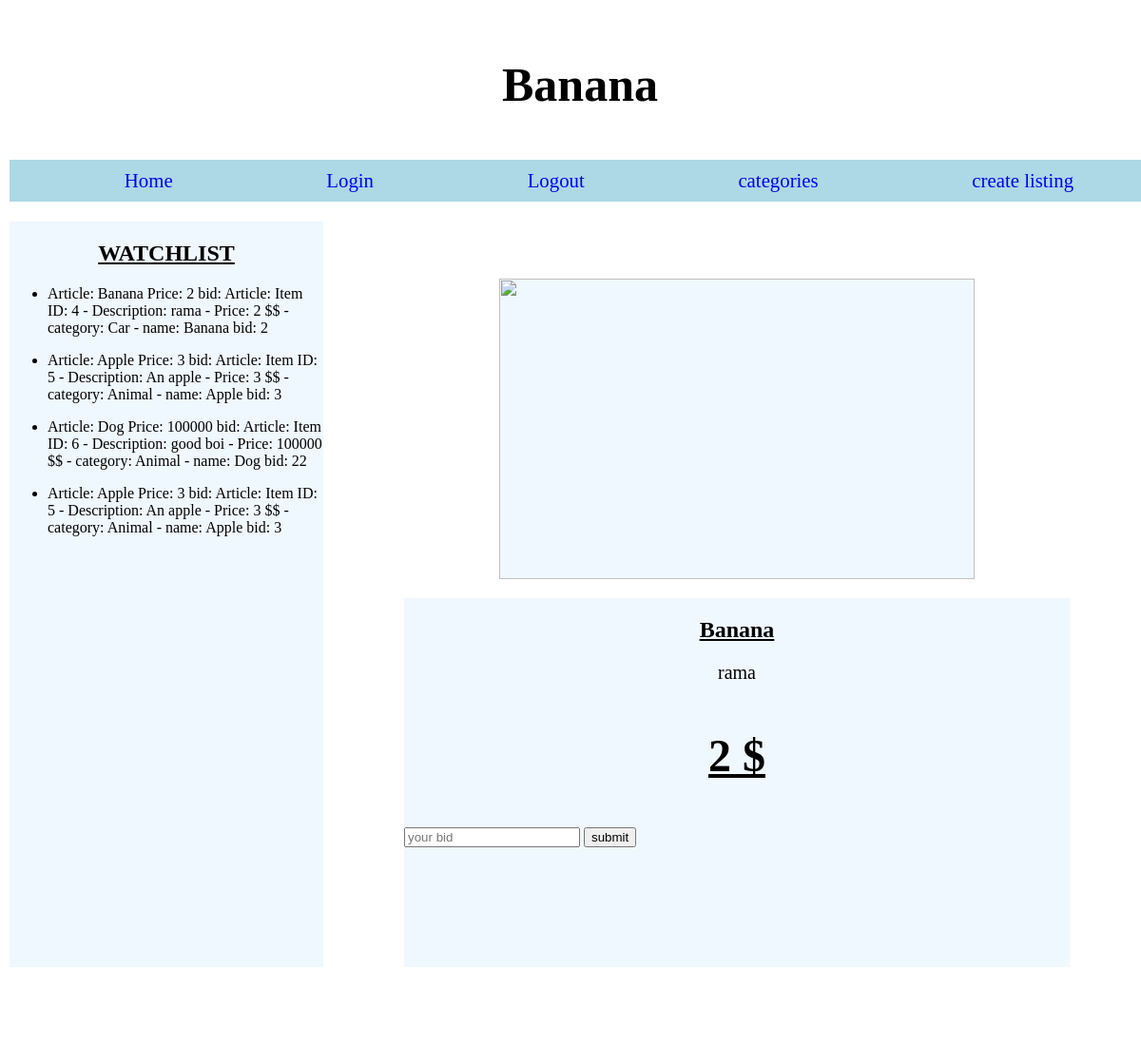
The page /Sales/listing/4/ (signed in) on the database its author committed.
### Sales/models.py (models this page shows)
class sales(models.Model):
    id = models.AutoField(auto_created = True, primary_key = True)
    pic = models.CharField(max_length= 100, default = "A pic would go here")
    name = models.CharField(max_length = 100)
    description = models.CharField(max_length = 100)
    category = models.ForeignKey(cates, on_delete = models.CASCADE, blank = True)
    price = models.IntegerField()
    def __str__(self):
        return f"Item ID: {self.id} -  Description: {self.description}   -   Price: {self.price} $$ -   category: {self.category} - name: {self.name}"

class watchlist(models.Model):
    name_watch = models.CharField(max_length=80, default ="ERROR")
    price_watch = models.IntegerField(default=0)
    bid = models.ForeignKey(bidding_list, to_field='bid_now', on_delete=models.CASCADE)
    def __str__(self):
        return f"Article: {self.name_watch} Price: {self.price_watch} bid: {self.bid}"

class bidding_list(models.Model):
    theProduct = models.ForeignKey(sales, on_delete=models.CASCADE)
    bid_now = models.IntegerField(unique = True, default = 1)
    def __str__(self):
        return f"Article: {self.theProduct} bid: {self.bid_now}"

class cates(models.Model):
    cate = models.CharField(max_length=40, default=None)
    def __str__(self):
        return self.cate

### Sales/views.py (the view)
# urls.py: path("listing/<Sid>/", views.listingSite, name = "listingSite"),
def listingSite(request, Sid):
    thisListing = sales.objects.get(id=Sid)
    thisListing_name = thisListing.name
    thisListing_pic = thisListing.pic
    if request.user.is_authenticated:
        if watchlist.objects.all():
            watch_listH = watchlist.objects.all()
            return render(request, "sales/listing.html", {
                "this_listing" : thisListing,
                "title" : thisListing_name,
                "pic" : thisListing_pic,
                "watch":watch_listH
            })
    return render(request, "sales/listing.html", {
        "this_listing" : thisListing,
        "title" : thisListing_name,
        "pic" : thisListing_pic,
        })

### Sales/templates/sales/listing.html (shortened to what this page needs)
{% extends "sales/layout.html" %}
{% block sideBar %}
    {% if watch %}
        {% for i in watch %}
        <ul>
            <li>{{i}}</li>
        </ul>
    {% endfor %}
    {% endif %}
{% endblock %}
{% block pic %}
    <img src = {{pic}} height = "100%" width = "100%">
{% endblock %}
{% block article %}
    <h2> {{this_listing.name}} </h2>
    <p class = "article_description"> {{this_listing.description}}</p>
    <h3 id = "priceHead"> {{this_listing.price}} $</h3>
    <form name = "biding" action ="{% url 'Sales:bidding' theProd=this_listing.name %}" method = "POST">
        <input type = "integer" placeholder ="your bid" name = your_bid>
        <input type = "submit" value = submit>
    </form>
{% endblock %}

### Sales/templates/sales/layout.html (shortened to what this page needs)
{% load static %}
<html lang="en">
<head>
    <link rel = "stylesheet" href = "{% static 'sales/styles.css' %}">
</head>
<body>
    <header>
            <h1>{{title}}</h1>
            <div class = "nav">
                <ul class = "navPar">
                    <li class ="navChild"><a class = "navLink" href ="{% url 'Sales:index'%}">Home</a></li>
                    <li class ="navChild"><a class = "navLink" href ="{% url 'Sales:Login'%}">Login</a></li>
                    <li class ="navChild"><a class = "navLink" href = "{% url 'Sales:Logout'%}">Logout</a></li>
                    <li class ="navChild"><a class = "navLink" href = "{% url 'Sales:cat' %}">categories</a></li>
                    <li class ="navChild"><a class = "navLink" href ="{% url 'Sales:create'%}">create listing</a></li>
                </ul>
            </div>
            <div id = "container">
                <div id = "sidebar">
                    <h2> WATCHLIST </h2>
                    {% block sideBar %}
                    {% endblock %}
                </div>
                <div id = "content">
                    <div id = "pic">
                        {% block pic %}
                        {% endblock %}
                    </div>
                    <div id = "article">
                        {% block article %}
                        {% endblock %}
                    </div>
                </div>
            </div>
    </header>
</body>
</html>

### Sales/static/sales/styles.css (style rules this page uses)
.navPar { list-style-type: none; }
.navChild { list-style-type: none; }
h1 { text-align: center; margin: 50px; font-size: 50px; }
.navPar { display: flex; justify-content: space-around; font-size: 1.3em; background-color: lightblue; }
.navLink { text-decoration: none; }
.navChild { margin: 10px; }
#container { display: flex; justify-content: left; width: 100vw; height: 100vh; }
#sidebar { height: 100%; width: 30vw; margin:0px; background-color: aliceblue; }
body { margin: 0; height: 100%; width: 100%; padding: 10px; }
#content { width: 70vw; height: 100vh; display: flex; justify-content: center; align-items: center; flex-direction: column; padding: 50px; }
#pic { width: 500px; height: 500px; margin:10px; background-color: aliceblue; }
h2 { text-align: center; text-decoration: underline; }
h3 { text-align: center; }
#article { width: 700px; height: 700px; margin: 10px; background-color: aliceblue; }
.article_description { text-align: center; font-size: 20px; }
#priceHead { font-size: 3rem; text-decoration: underline; }

### rows shown on the page
sales: name "Banana", description "rama", price "2"
watchlist: name_watch+price_watch+bid "Article: Banana Price: 2 bid: Article: Item ID: 4 - Description: rama - Price: 2 $$ - category: Car - name: Banana bid: 2"
watchlist: name_watch+price_watch+bid "Article: Apple Price: 3 bid: Article: Item ID: 5 - Description: An apple - Price: 3 $$ - category: Animal - name: Apple bid: 3"
watchlist: name_watch+price_watch+bid "Article: Dog Price: 100000 bid: Article: Item ID: 6 - Description: good boi - Price: 100000 $$ - category: Animal - name: Dog bid: 22"
watchlist: name_watch+price_watch+bid "Article: Apple Price: 3 bid: Article: Item ID: 5 - Description: An apple - Price: 3 $$ - category: Animal - name: Apple bid: 3"
